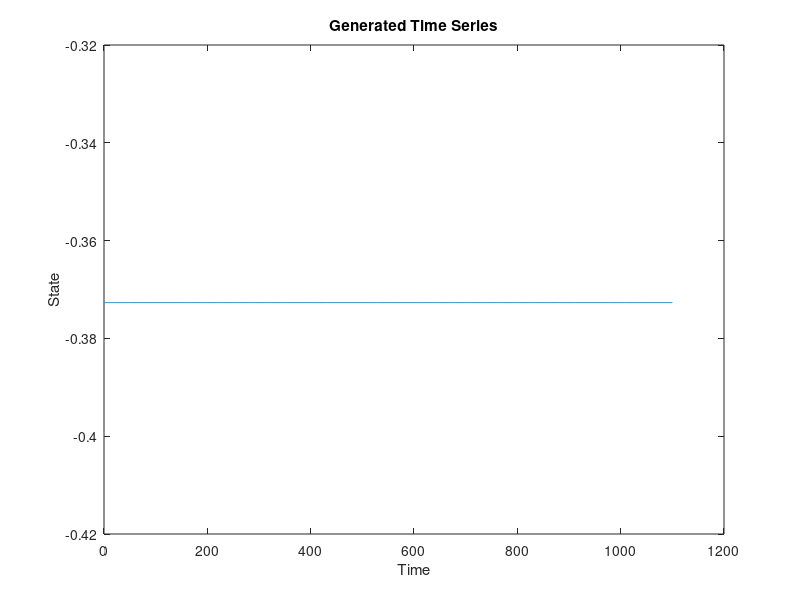

Write MATLAB code to recreate this figure.
%% A
% Parameters
rho = 0.8;
sigmasq_ep = 0.05;
mu_z = 0;
n = 2;

% Formulae
p = (1+rho)/2;
sigma_eq = sqrt(sigmasq_ep);
nu = sigma_eq * sqrt((n-1)/(1-rho^2));

%Display results
disp(['p = ', num2str(p)]);
disp(['nu = ', num2str(p)]);

%% B
%Transition Matrix
P2 = [p, 1-p; 1-p,p];
% Stationary Dist
[vec, ~] = eig(P2');
stationary = vec(:,1)/sum(vec(:,1));

disp('Stationary Distribution:');
disp(stationary);

%%C
%Setup
T = 1100;
z = zeros(T,1);
z(1) = mu_z-nu;

%Generating Time Series
for t = 2:T
  u = rand;
  if z(t-1)==(mu_z-nu)
    if u<p
      z(t)=mu_z-nu;
    else
      z(t)=mu_z-nu;
    end
  else
    if u<(1-p)
      z(t)=mu_z-nu;
    else
      z(t)=mu_z+nu;
    end
  end
end

%Plotting Results
plot(z);
title('Generated Time Series');
xlabel('Time');
ylabel('State');

%%D
%Setup
num_sim = 1000;
autocorrelations=zeros(num_sim,1);
variances = zeros(num_sim,1);

for sim=1:num_sim
  z = zeros(T,1);
  z(1) = mu_z-nu;
  for t=2:T
    u = rand;
    if z(t-1) == (mu_z-nu)
      if u<p
        z(t) = mu_z-nu;
      else
        z(t) = mu_z+nu;
      end
    else
      if u<(1-p)
        z(t)=mu_z-nu;
      else
        z(t)=mu_z+nu;
      end
    end
  end
%Toss first 100 periods
z = z(101:end);
%Calc AC and var
autocorrelations(sim) = corr(z(1:end-1), z(2:end));
variances(sim) = var(z);
end
%Display Results
disp(['Average Autocorrelation: ', num2str(mean(autocorrelations))]);
disp(['Average Variance: ', num2str(mean(variances))]);
